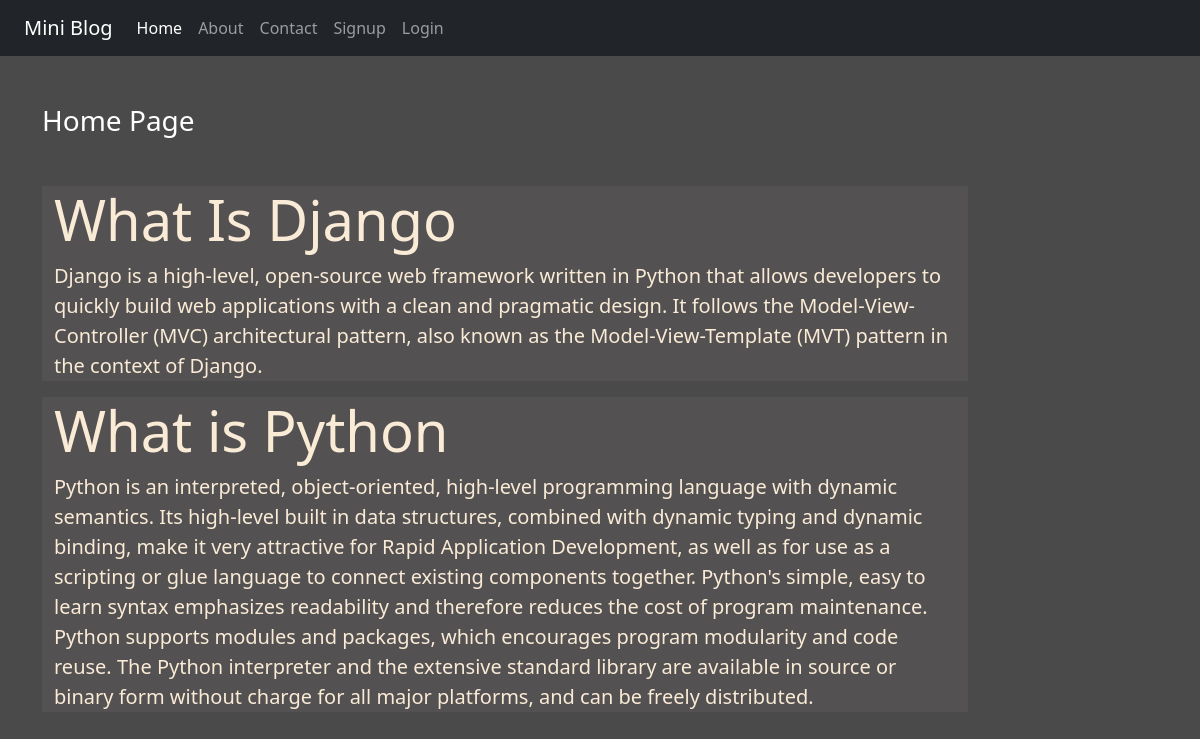
The page / on the database its author committed.
### blog/models.py (models this page shows)
class Blog_post(models.Model):
    title = models.CharField(max_length=150)
    desc = models.TextField()

### blog/views.py (the view)
# urls.py: 2. Add a URL to urlpatterns:  path('', views.home, name='home')
def home(request):
    post = Blog_post.objects.all()
    return render(request, 'home.html',{'posts':post})

### blog/templates/home.html
{% extends 'base.html'%}
{% load static %}
{% block contant %}
<div class="col-sm-10">
  <h3 class="text-white my-5 ">Home Page</h3>
    {% for post in posts %}
     <div class="jumbotron jumbotron-fluid jumbo-color">
        <div class="container">
          <h1 class="display-4 bold font-weight-bold">{{post.title}}</h1>
          <p class="lead">{{post.desc}}</p>
        </div>
      </div>
    {% endfor %}
</div>
{% endblock contant %}

### blog/static/css/style.css (style rules this page uses)
body { background-color: rgb(75,74,74); color: antiquewhite; }
.jumbo-color { background-color: rgb(83,81,81); }

### rows shown on the page
Blog_post: title "What Is Django", desc "Django is a high-level, open-source web framework written in Python that allows developers to quickly build web applications with a clean and pragmatic design. It follows the Model-View-Controller (MVC) architectural pattern, also known as the Model-View-Template (MVT) pattern in the context of Django."
Blog_post: title "What is Python", desc "Python is an interpreted, object-oriented, high-level programming language with dynamic semantics. Its high-level built in data structures, combined with dynamic typing and dynamic binding, make it very attractive for Rapid Application Development, as well as for use as a scripting or glue language to connect existing components together. Python's simple, easy to learn syntax emphasizes readability and therefore reduces the cost of program maintenance. Python supports modules and packages, which encourages program modularity and code reuse. The Python interpreter and the extensive standard library are available in source or binary form without charge for all major platforms, and can be…"
